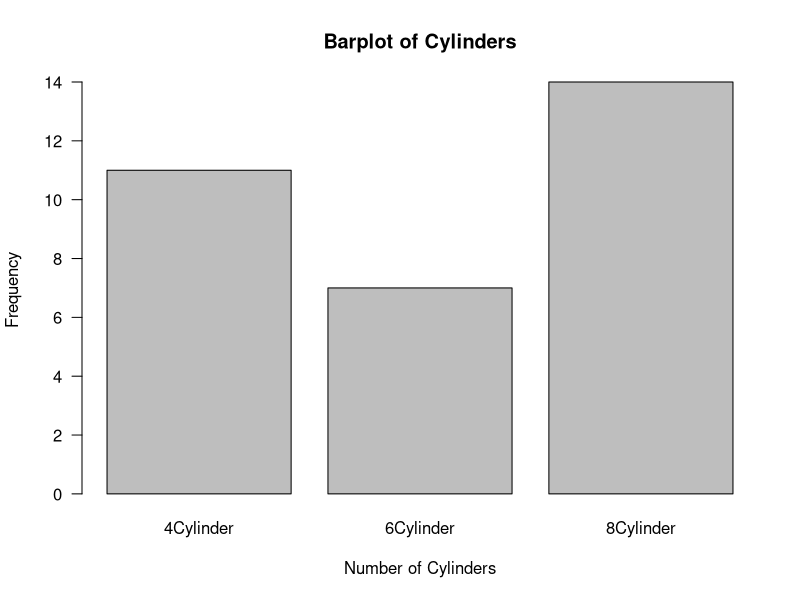
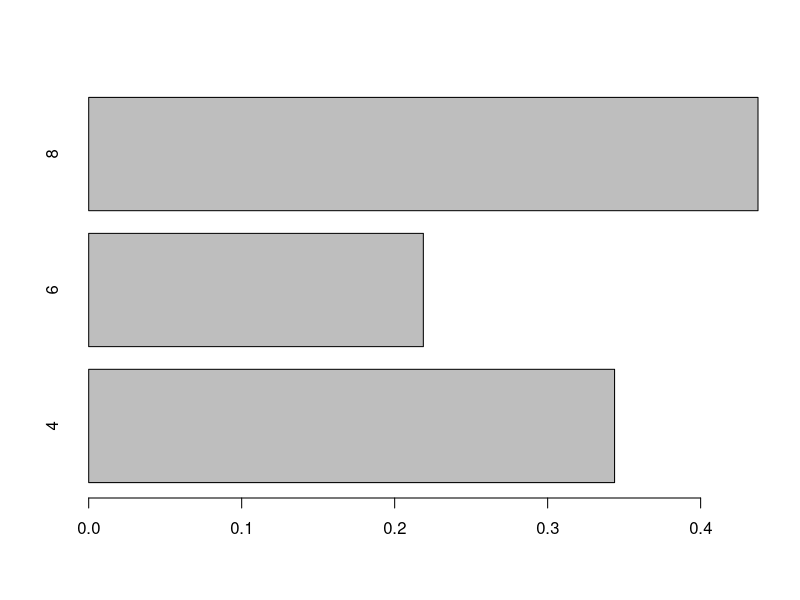
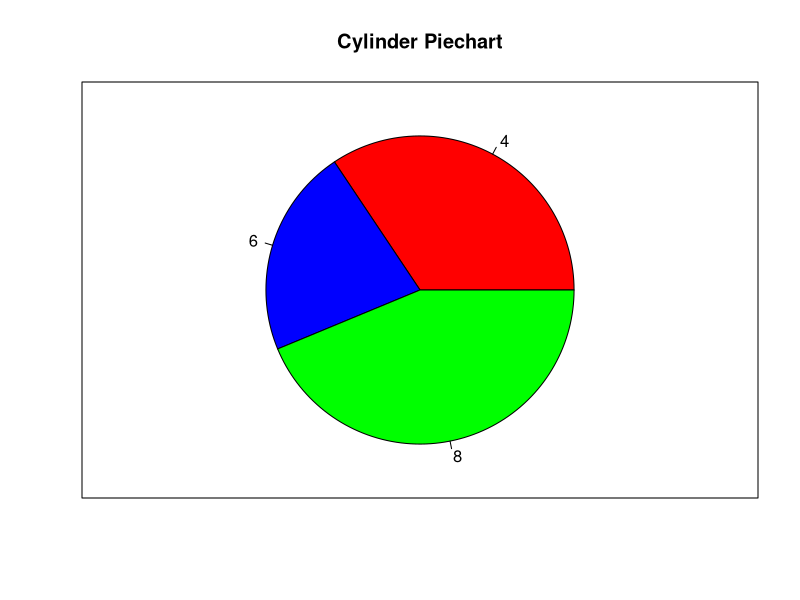
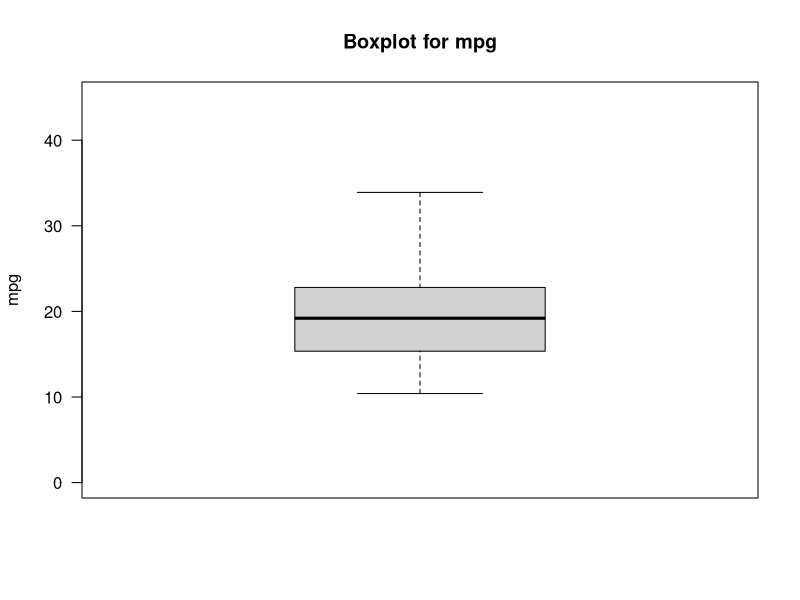

These charts were generated, in order, by the following R code:
#data set is mtcars dataset
head(mtcars)

#barchart:a barchart is a visual display of the frequency for each category of a categorical variable or the relative frequency for each category
count<-table(mtcars$cyl)
print(count)
barplot(count,main="Barplot of Cylinders",xlab="Number of Cylinders",ylab="Frequency",las=1,names.arg=c("4Cylinder","6Cylinder","8Cylinder"))#las controls the positioning of the limits in x and y axis

percent<-table(mtcars$cyl)/32
print(percent)
barplot(percent,horiz=TRUE)

#making piecharts:pie charts are used to represent categorical data visually by displaying slices that represent proportions of a whole.
colors<-c("red","blue","green")
pie(count,main="Cylinder Piechart",col=colors)+box()

#boxplots: is a graphical representation of the distribution of a dataset.
quantile(mtcars$mpg,probs=c(0,0.25,0.5,0.75,1))
boxplot(mtcars$mpg,main="Boxplot for mpg",ylab="mpg",ylim=c(0,45),las=2)
